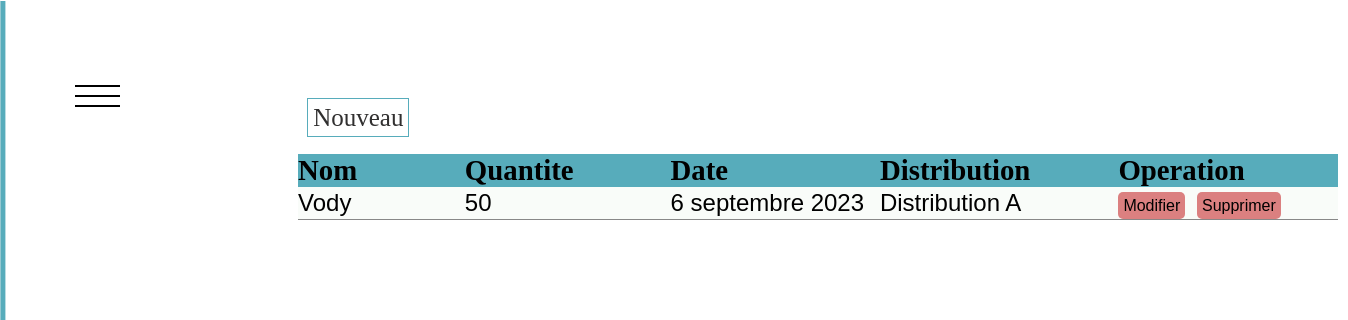
The app's page /sorties with its own data.
### management_App/models.py (models this page shows, shortened)
class Article(models.Model):
    class Meta:
        verbose_name="Article"
        verbose_name_plural="Articles"
    nom=models.CharField(max_length=50, unique=True,verbose_name="Article")
    prixAchat=models.IntegerField(default=0,verbose_name="Prix d'achat")
    prixVente=models.IntegerField(default=0,verbose_name="Prix de vente")
    tauxTva=models.FloatField(default=0,null=True,verbose_name="Tva")
    date=models.DateField(auto_now_add=True)# la date d'enregistrement
    quantiteEntree=models.IntegerField(default=0,verbose_name="Quantite")
    categorie=models.ManyToManyField(Categorie,verbose_name="Categorie")
    def __str__(self) -> str:
        return self.nom

class Output(models.Model):
    class Meta:
        verbose_name="Output"
        verbose_name_plural="Outputs"
    label=models.ManyToManyField(Article,verbose_name="Article")
    quantite=models.IntegerField(default=0)
    destination=models.ForeignKey(Destination,on_delete=models.CASCADE,verbose_name="Distribution")
    date=models.DateField(auto_now_add=True)
    description=models.TextField(blank=True)

class Destination(models.Model):
    class Meta:
        verbose_name="Destination"
        verbose_name_plural="Destinations"
    nomDestination=models.CharField(max_length=25)

### management_App/views.py (the view)
# urls.py: path('sorties',Sorties,name="sorties"),
def Sorties(request):
    sortie=Output.objects.all()
    return render(request,'app_files/sorties.html',context={'sorties':sortie})

### management_App/templates/app_Files/sorties.html (shortened to what this page needs)
{% extends 'app_Files/article.html'%}
{%block content%}
    <section>
        <div class="ajoutSortie">
            <a href="{% url 'formulaireSortie' %}">Nouveau</a>
        </div>
        <div class="sortiesArticle">
            <table>
                <thead>
                    <tr>
                        <th>Nom</th>
                        <th>Quantite</th>
                        <th>Date</th>
                        <th>Distribution</th>
                        <th>Operation</th>
                    </tr>
                </thead>
                <tbody>{%for article in sorties %}
                    <tr>
                        <td><p>{%for art in article.label.all%}{{art}} {%endfor%}</p></td>
                        <td>{{article.quantite}}</td>
                        <td>{{article.date}}</td>
                        <td>{{article.destination.nomDestination}}</td>
                        <td><a href="{% url 'modificationSortie' article.id%}" class="gererArticle" >Modifier</a>
                        <a href="{% url 'suppressionsSortie' article.id%}" class="gererArticle" >Supprimer</a></td>
                    </tr>
                </tbody>
                {%endfor%}
            </table>
        </div>
    </section>
    {%endblock%}

### management_App/static/css/style.css (style rules this page uses)
* { margin: 0; padding: 0; border-radius: 0; }
body { background-color: #fff; }
.ajoutSortie { position: absolute; top: 6.5rem; left: 19.2rem; font-size: 25px; }
.ajoutSortie a { text-decoration: none; color: rgb(49, 48, 48); height: 3rem; width: 5rem; background-color: white; border: 1px solid; border-color: rgb(87, 172, 187); padding: 5px; }
.sortiesArticle { width: 50vw; margin-left: 18rem; margin-top: 9rem; padding: 10px; background-color: white; }
table { font-family: Arial, Helvetica, sans-serif; border-collapse: collapse; width: 65rem; }
table tr th { font-size: 1.8rem; width: 35rem; height: 1.5rem; text-align: left; background-color: rgb(87, 172, 187); font-family: serif,sens-serif,arial; }
td a { text-decoration: none; color: black; }
table td { height: 2rem; font-size: 1.5rem; background-color:rgba(249, 252, 249, 1.4); border-bottom: 1px solid rgb(136, 136, 136); }
tbody > tr { background-color:rgba(249, 252, 249, 1.4); }
.gererArticle { width: 1.5rem; height: 4%; background-color: #db8080; font-size: 1rem; border-radius: 5px; padding: 5px; margin-right: 5px; margin-bottom: 5px; }
::placeholder { text-align: center; }

### records on screen
Output: quantite "50", date "6 septembre 2023", destination.nomDestination "Distribution A"
Article: nom "Vody"
